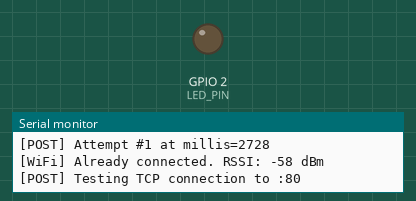
Simulated run of this sketch. Board: ESP32. Shown: output pins drawn as LEDs (lit = HIGH), the last lines printed to the serial monitor. WiFi joins after 1.5 s; servers stay silent unless stated; uploads are accepted with an empty reply; not simulated (calls return 0 or success): arduino_secrets.h; names the files do not define were given values by the test bench: SECRET_SERVER_PORT = 80.

Above: at 2.9 s.
At 4.1 s:
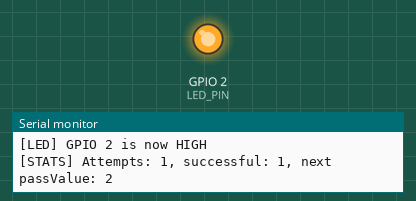
Timing chart, 0 to 7.9 s (numbered marks = the images above):
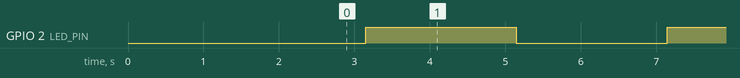

The sketch:

ESP32_ConnectToInternet.ino
```cpp
/*
  Expected File
  arduino_secrets.h

  Must contain #define for
  #define SECRET_SSID "SSID For WIFI Network"
  #define SECRET_PASS "Password For SSID Above"
  #define SECRET_SERVER_HOST "IP Or DNS name for backend API"
  #define SECRET_SERVER_PORT 8080 or "Port for Backend API"
  #define SECRET_API_PATH    "/api/sensors" Or "Whatever your API path is for PUT command"
*/

#include <WiFi.h>
#include <HTTPClient.h>

#include "arduino_secrets.h"
#include "wifi_functions.h"

const unsigned long POST_INTERVAL_MS = 2000;
const int LED_PIN = 2;

unsigned long lastPostTime = 0;
unsigned long passValue = 1;
unsigned long postAttempts = 0;
unsigned long successfulPosts = 0;
bool ledState = LOW;

void setup() {
  Serial.begin(115200);
  pinMode(LED_PIN, OUTPUT);
  digitalWrite(LED_PIN, ledState);
  delay(1000);

  Serial.println();
  Serial.println("========================================");
  Serial.println(" ESP32 REST POST client starting");
  Serial.println("========================================");
  Serial.print("[CONFIG] SSID: ");
  Serial.println(SECRET_SSID);
  Serial.print("[CONFIG] Backend: http://");
  Serial.print(SECRET_SERVER_HOST);
  Serial.print(":");
  Serial.print(SECRET_SERVER_PORT);
  Serial.println(SECRET_API_PATH);
  Serial.print("[CONFIG] POST interval: ");
  Serial.print(POST_INTERVAL_MS);
  Serial.println(" ms");

  if (!connectToWiFi()) {
    Serial.println("[APP] Wi-Fi is unavailable; continuing without a network connection.");
    Serial.println("[APP] A new connection will be attempted before the next POST.");
  }

  // Allow the first POST to occur immediately when loop() starts.
  lastPostTime = millis() - POST_INTERVAL_MS;
}

void loop() {
  const unsigned long currentTime = millis();

  if (currentTime - lastPostTime >= POST_INTERVAL_MS) {
    lastPostTime = currentTime;
    postSensorReading();
  }
}

void postSensorReading() {
  postAttempts++;
  Serial.println();
  Serial.println("----------------------------------------");
  Serial.print("[POST] Attempt #");
  Serial.print(postAttempts);
  Serial.print(" at millis=");
  Serial.println(millis());

  if (!connectToWiFi()) {
    Serial.println("[POST] Cancelled because Wi-Fi is not connected.");
    return;
  }

  String url = "http://";
  url += SECRET_SERVER_HOST;
  url += ":";
  url += String(SECRET_SERVER_PORT);
  url += SECRET_API_PATH;

  Serial.print("[POST] Testing TCP connection to ");
  Serial.print(SECRET_SERVER_HOST);
  Serial.print(":");
  Serial.println(SECRET_SERVER_PORT);

  WiFiClient connectionTest;
  connectionTest.setTimeout(5000);
  if (!connectionTest.connect(SECRET_SERVER_HOST, SECRET_SERVER_PORT)) {
    Serial.println("[TCP] Connection failed.");
    Serial.println("[TCP] Confirm that:");
    Serial.println("      1. The backend is running.");
    Serial.println("      2. It is listening on port 8080.");
    Serial.println("      3. Windows Firewall allows inbound TCP 8080.");
    Serial.println("      4. ESP32 and backend computer are on the same LAN.");
    return;
  }
  Serial.println("[TCP] Backend port is reachable.");
  connectionTest.stop();

  WiFiClient client;
  HTTPClient http;

  if (!http.begin(client, url)) {
    Serial.println("[HTTP] Unable to initialize HTTP connection.");
    return;
  }

  http.setConnectTimeout(5000);
  http.setTimeout(5000);
  http.setReuse(false);
  http.addHeader("Content-Type", "application/json");
  http.addHeader("Accept", "application/json");
  http.addHeader("X-Device-Id", "esp32-devkit");

  String payload = "{\"temperature\":100.13,\"humidity\":101.12,\"light\":52,\"passValue\":";
  payload += String(passValue);
  payload += "}";

  Serial.print("[HTTP] POST ");
  Serial.println(url);
  Serial.print("[HTTP] Content-Length: ");
  Serial.println(payload.length());
  Serial.print("[HTTP] Payload: ");
  Serial.println(payload);

  const unsigned long requestStarted = millis();
  const int statusCode = http.POST(payload);
  const unsigned long requestDuration = millis() - requestStarted;

  if (statusCode > 0) {
    Serial.print("[HTTP] Status: ");
    Serial.println(statusCode);
    Serial.print("[HTTP] Duration: ");
    Serial.print(requestDuration);
    Serial.println(" ms");

    const String response = http.getString();
    Serial.print("[HTTP] Response: ");
    if (response.isEmpty()) {
      Serial.println("<empty>");
    } else {
      Serial.println(response);
    }

    if (statusCode >= 200 && statusCode < 300) {
      successfulPosts++;
      Serial.println("[HTTP] SUCCESS: backend accepted the reading.");
    } else {
      Serial.println("[HTTP] ERROR: backend returned a non-2xx response.");
    }
  } else {
    Serial.print("[HTTP] POST failed. Error code: ");
    Serial.println(statusCode);
    Serial.print("[HTTP] Error: ");
    Serial.println(HTTPClient::errorToString(statusCode));
  }

  http.end();
  passValue++;

  ledState = !ledState;
  digitalWrite(LED_PIN, ledState);

  Serial.print("[LED] GPIO 2 is now ");
  Serial.println(ledState ? "HIGH" : "LOW");
  Serial.print("[STATS] Attempts: ");
  Serial.print(postAttempts);
  Serial.print(", successful: ");
  Serial.print(successfulPosts);
  Serial.print(", next passValue: ");
  Serial.println(passValue);
}
```

wifi_functions.cpp
```cpp
#include "wifi_functions.h"

#include <Arduino.h>
#include <WiFi.h>

#include "arduino_secrets.h"

namespace {
constexpr unsigned long WIFI_TIMEOUT_MS = 15000;
constexpr unsigned long WIFI_RETRY_DELAY_MS = 250;
}

bool connectToWiFi() {
  if (WiFi.status() == WL_CONNECTED) {
    Serial.print("[WiFi] Already connected. RSSI: ");
    Serial.print(WiFi.RSSI());
    Serial.println(" dBm");
    return true;
  }

  Serial.print("[WiFi] Connecting to ");
  Serial.print(SECRET_SSID);

  WiFi.mode(WIFI_STA);
  WiFi.setAutoReconnect(true);
  WiFi.disconnect();
  delay(200);
  WiFi.begin(SECRET_SSID, SECRET_PASS);

  const unsigned long connectionStart = millis();
  while (WiFi.status() != WL_CONNECTED &&
         millis() - connectionStart < WIFI_TIMEOUT_MS) {
    Serial.print(".");
    delay(WIFI_RETRY_DELAY_MS);
  }

  Serial.println();

  if (WiFi.status() != WL_CONNECTED) {
    Serial.print("[WiFi] ERROR: Connection failed. Wi-Fi status code: ");
    Serial.println(static_cast<int>(WiFi.status()));
    Serial.println("[WiFi] Check SECRET_SSID, SECRET_PASS, and 2.4 GHz Wi-Fi.");
    Serial.println("[WiFi] Returning control to the application.");
    return false;
  }

  Serial.print("[WiFi] Connected. ESP32 IP: ");
  Serial.println(WiFi.localIP());
  Serial.print("[WiFi] Gateway: ");
  Serial.println(WiFi.gatewayIP());
  Serial.print("[WiFi] Subnet mask: ");
  Serial.println(WiFi.subnetMask());
  Serial.print("[WiFi] RSSI: ");
  Serial.print(WiFi.RSSI());
  Serial.println(" dBm");
  return true;
}
```

wifi_functions.h
```cpp
#ifndef WIFI_FUNCTIONS_H
#define WIFI_FUNCTIONS_H

// Attempts to connect to the configured Wi-Fi network.
// Returns false after the timeout so the application can continue running.
bool connectToWiFi();

#endif
```

Measured:
- by itself, GPIO 2 (LED_PIN): alternates HIGH for 2.0 s and LOW for 2.0 s
